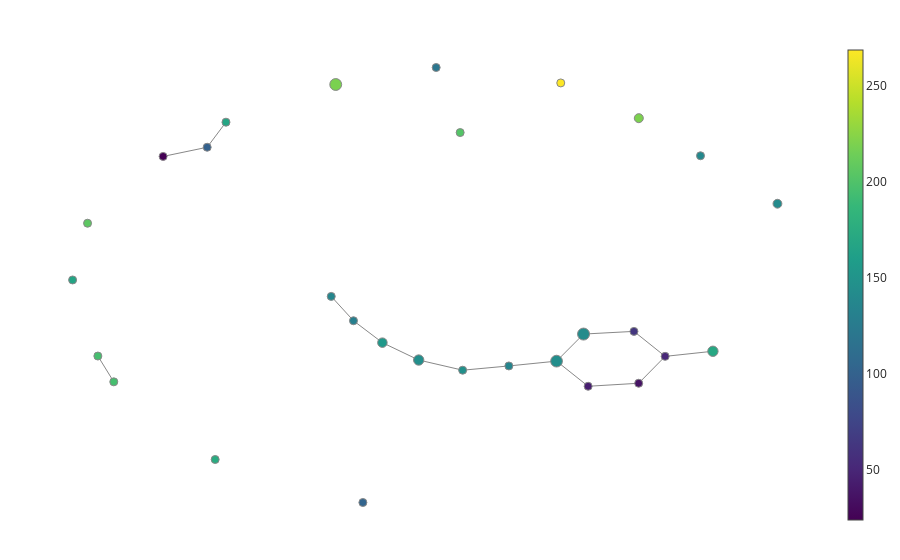

Notebook source saved alongside this figure:
### Code cell
import gtda.mapper as map
import sklearn.cluster as cluster


filter_func = l1_norm_trans
cover = map.OneDimensionalCover(kind='uniform', n_intervals=30, overlap_frac=0.4)
clusterer = cluster.DBSCAN()

pipe = map.make_mapper_pipeline(
    filter_func=filter_func,
    cover=cover,
    clusterer=clusterer,
    verbose=False,
    n_jobs=1,
)

fig = map.plot_static_mapper_graph(pipe, df_codes_array_norm_tweet)
fig.show(config={'scrollZoom': True})

### Figure 1 — Plotly figure (JSON) as saved in the notebook; plotly's stock layout.template omitted (floating-point values rounded to 4 significant figures)
{"data": [{"hoverinfo": "none", "line": {"color": "#888", "width": 1}, "mode": "lines", "name": "edge_trace", "type": "scatter", "uid": "87c00b15-62ab-4aa1-aca7-cdc2d5b8579d", "x": [2.724, 2.185, null, 2.185, 1.886, null, 2.185, 1.833, null, 1.886, 1.316, null, 1.316, 0.9592, null, 1.833, 1.264, null, 1.264, 0.9592, null, 0.9592, 0.421, null, 0.421, -0.1004, null, -0.5966, -1.006, null, -0.5966, -0.1004, null, -2.984, -3.481, null, -2.984, -2.772, null, -1.006, -1.333, null, -1.584, -1.333, null, -4.218, -4.038, null], "y": [0.5589, 0.4611, null, 0.4611, -0.05458, null, 0.4611, 0.9401, null, -0.05458, -0.1124, null, -0.1124, 0.3696, null, 0.9401, 0.8885, null, 0.8885, 0.3696, null, 0.3696, 0.2772, null, 0.2772, 0.1958, null, 0.391, 0.7239, null, 0.391, 0.1958, null, 4.471, 4.295, null, 4.471, 4.951, null, 0.7239, 1.144, null, 1.611, 1.144, null, 0.4672, -0.02745, null]}, {"hoverinfo": "text", "hovertext": ["Node ID: 0<br>Pullback set label: 5<br>Partial cluster label: -1<br>Node size: 34<br>Summary statistic: 170.0", "Node ID: 1<br>Pullback set label: 6<br>Partial cluster label: -1<br>Node size: 20<br>Summary statistic: 50.9", "Node ID: 2<br>Pullback set label: 7<br>Partial cluster label: 0<br>Node size: 8<br>Summary statistic: 36.4", "Node ID: 3<br>Pullback set label: 8<br>Partial cluster label: 0<br>Node size: 9<br>Summary statistic: 44.1", "Node ID: 4<br>Pullback set label: 1<br>Partial cluster label: -1<br>Node size: 25<br>Summary statistic: 141.0", "Node ID: 5<br>Pullback set label: 7<br>Partial cluster label: -1<br>Node size: 11<br>Summary statistic: 62.9", "Node ID: 6<br>Pullback set label: 8<br>Partial cluster label: -1<br>Node size: 46<br>Summary statistic: 142.0", "Node ID: 7<br>Pullback set label: 9<br>Partial cluster label: -1<br>Node size: 44<br>Summary statistic: 144.0", "Node ID: 8<br>Pullback set label: 10<br>Partial cluster label: -1<br>Node size: 14<br>Summary statistic: 136.0", "Node ID: 9<br>Pullback set label: 12<br>Partial cluster label: -1<br>Node size: 34<br>Summary statistic: 146.0", "Node ID: 10<br>Pullback set label: 3<br>Partial cluster label: -1<br>Node size: 5<br>Summary statistic: 99.6", "Node ID: 11<br>Pullback set label: 4<br>Partial cluster label: -1<br>Node size: 1<br>Summary statistic: 24.0", "Node ID: 12<br>Pullback set label: 0<br>Partial cluster label: -1<br>Node size: 17<br>Summary statistic: 140.0", "Node ID: 13<br>Pullback set label: 13<br>Partial cluster label: -1<br>Node size: 29<br>Summary statistic: 155.0", "Node ID: 14<br>Pullback set label: 19<br>Partial cluster label: -1<br>Node size: 2<br>Summary statistic: 120.0", "Node ID: 15<br>Pullback set label: 15<br>Partial cluster label: -1<br>Node size: 5<br>Summary statistic: 137.0", "Node ID: 16<br>Pullback set label: 11<br>Partial cluster label: -1<br>Node size: 14<br>Summary statistic: 147.0", "Node ID: 17<br>Pullback set label: 5<br>Partial cluster label: 0<br>Node size: 5<br>Summary statistic: 174.0", "Node ID: 18<br>Pullback set label: 14<br>Partial cluster label: -1<br>Node size: 6<br>Summary statistic: 130.0", "Node ID: 19<br>Pullback set label: 17<br>Partial cluster label: 0<br>Node size: 45<br>Summary statistic: 219.0", "Node ID: 20<br>Pullback set label: 18<br>Partial cluster label: 0<br>Node size: 6<br>Summary statistic: 206.0", "Node ID: 21<br>Pullback set label: 16<br>Partial cluster label: -1<br>Node size: 1<br>Summary statistic: 103.0", "Node ID: 22<br>Pullback set label: 16<br>Partial cluster label: 0<br>Node size: 5<br>Summary statistic: 166.0", "Node ID: 23<br>Pullback set label: 2<br>Partial cluster label: -1<br>Node size: 1<br>Summary statistic: 168.0", "Node ID: 24<br>Pullback set label: 16<br>Partial cluster label: 1<br>Node size: 26<br>Summary statistic: 220.0", "Node ID: 25<br>Pullback set label: 8<br>Partial cluster label: 1<br>Node size: 8<br>Summary statistic: 195.0", "Node ID: 26<br>Pullback set label: 9<br>Partial cluster label: 0<br>Node size: 8<br>Summary statistic: 195.0", "Node ID: 27<br>Pullback set label: 17<br>Partial cluster label: -1<br>Node size: 1<br>Summary statistic: 202.0", "Node ID: 28<br>Pullback set label: 1<br>Partial cluster label: 0<br>Node size: 20<br>Summary statistic: 269.0"], "marker": {"color": [170.3, 50.9, 36.38, 44.11, 141.1, 62.91, 142.2, 144.2, 135.9, 145.6, 99.6, 24, 140, 154.6, 120, 136.8, 146.9, 173.6, 129.5, 219.1, 206.5, 103, 166.4, 168, 219.8, 195.2, 195.2, 202, 268.8], "colorbar": {"thickness": 15, "title": {"side": "right", "text": ""}, "xanchor": "left"}, "colorscale": [[0, "#440154"], [0.1111, "#482878"], [0.2222, "#3e4989"], [0.3333, "#31688e"], [0.4444, "#26828e"], [0.5556, "#1f9e89"], [0.6667, "#35b779"], [0.7778, "#6ece58"], [0.8889, "#b5de2b"], [1, "#fde725"]], "line": {"color": "#888", "width": 1}, "opacity": 1, "reversescale": false, "showscale": true, "size": [34, 20, 8, 9, 25, 11, 46, 44, 14, 34, 5, 1, 17, 29, 2, 5, 14, 5, 6, 45, 6, 1, 5, 1, 26, 8, 8, 1, 20], "sizemin": 4, "sizemode": "area", "sizeref": 0.6389}, "mode": "markers", "name": "node_trace", "type": "scatter", "uid": "f923ce31-9602-4ed3-8041-bb02ee1c7959", "x": [2.724, 2.185, 1.886, 1.316, 3.452, 1.833, 1.264, 0.9592, 0.421, -0.5966, -2.984, -3.481, 2.584, -1.006, -0.3996, -1.584, -0.1004, -2.894, -1.333, -1.533, -4.334, -1.227, -4.503, -2.772, 1.888, -4.218, -4.038, -0.1287, 1.007], "y": [0.5589, 0.4611, -0.05458, -0.1124, 3.388, 0.9401, 0.8885, 0.3696, 0.2772, 0.391, 4.471, 4.295, 4.308, 0.7239, 6.0, 1.611, 0.1958, -1.516, 1.144, 5.674, 3.014, -2.341, 1.926, 4.951, 5.028, 0.4672, -0.02745, 4.753, 5.704]}], "layout": {"autosize": false, "hovermode": "closest", "margin": {"b": 20, "l": 5, "r": 5, "t": 40}, "showlegend": false, "title": {"text": ""}, "xaxis": {"showgrid": false, "showline": false, "showticklabels": false, "ticks": "", "title": {"text": ""}, "zeroline": false}, "yaxis": {"showgrid": false, "showline": false, "showticklabels": false, "ticks": "", "title": {"text": ""}, "zeroline": false}}}
